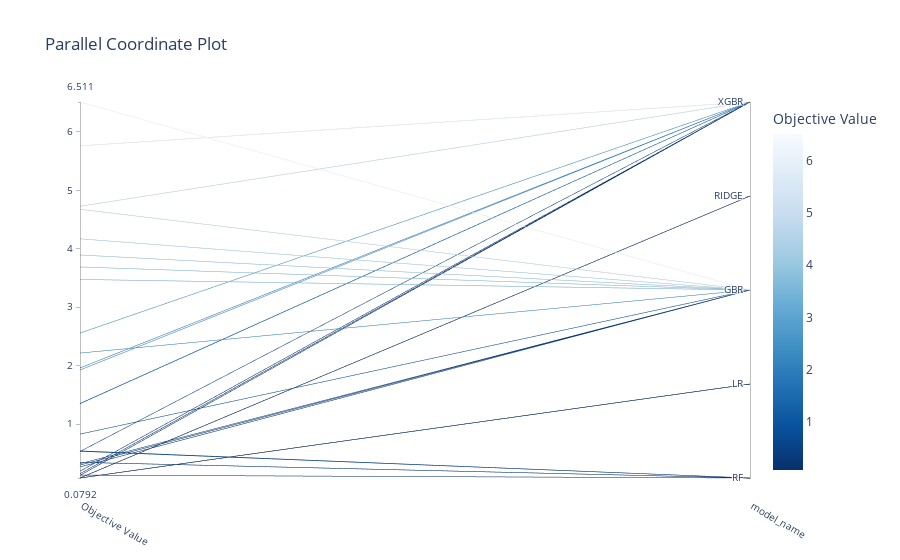

The code cell stored with this chart in its notebook:
### Code cell
plot_parallel_coordinate(study, params=["model_name"])
